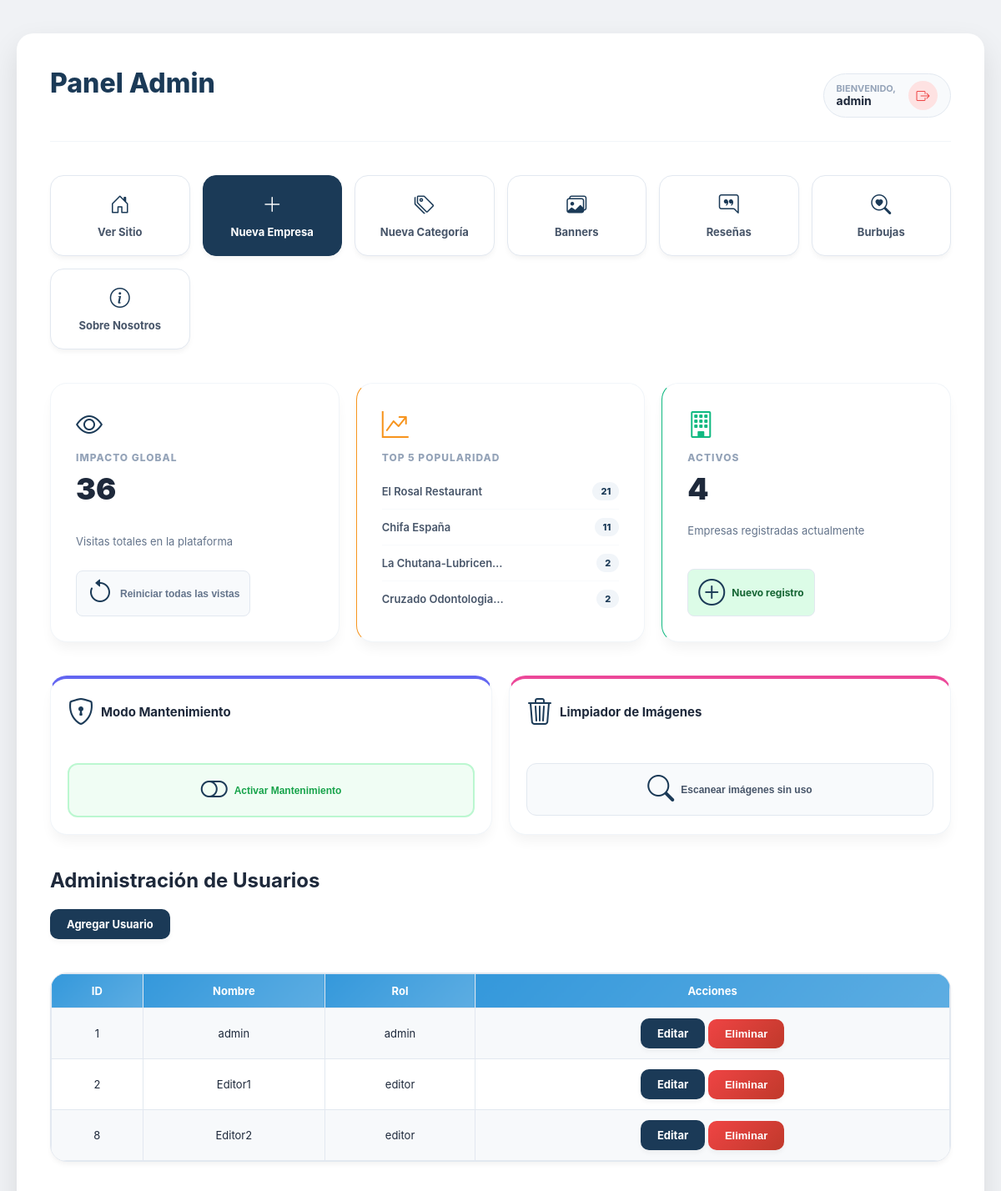
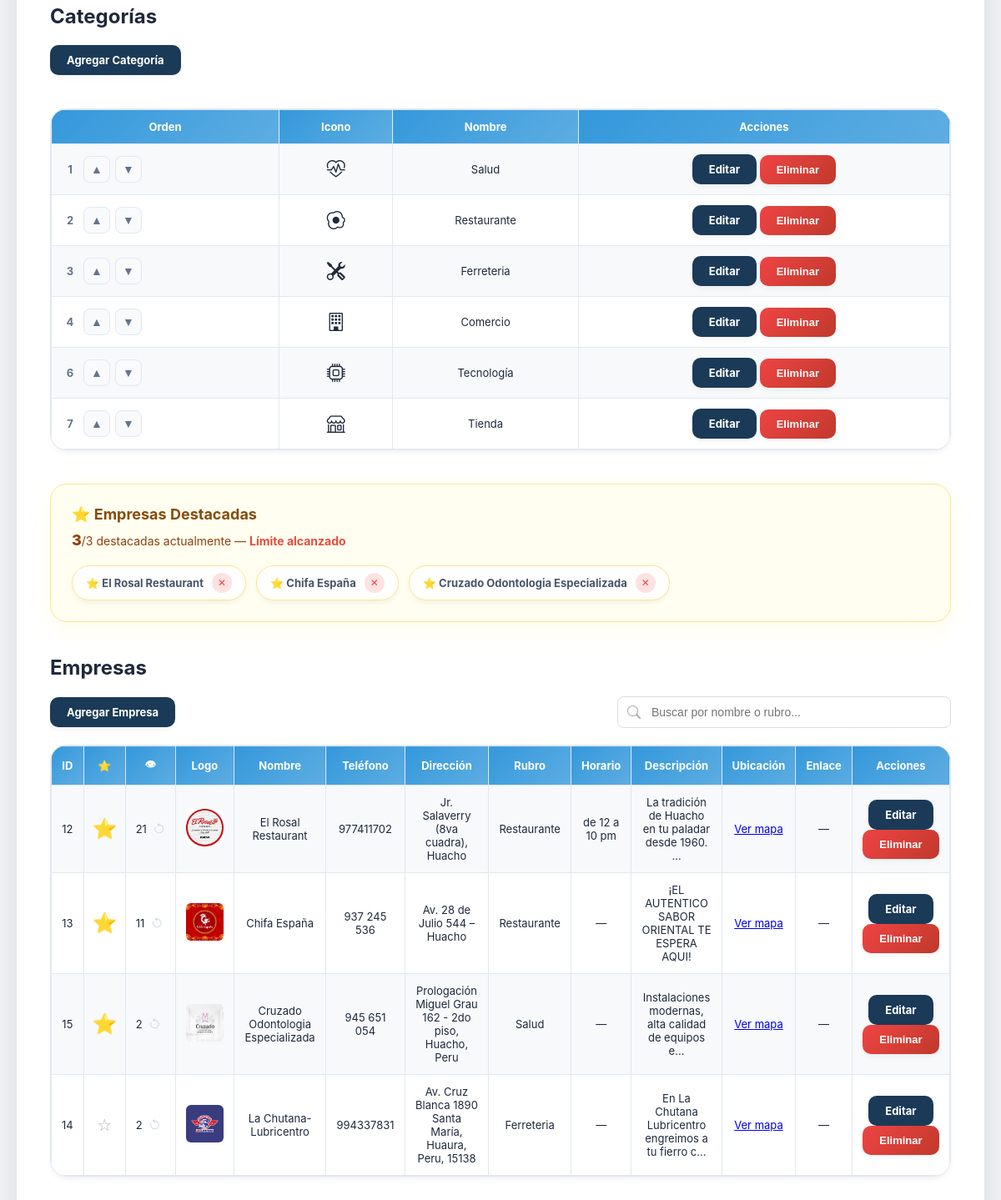
Page /login/admin.php (signed in) on the earlier database version (2 pictures, top to bottom).
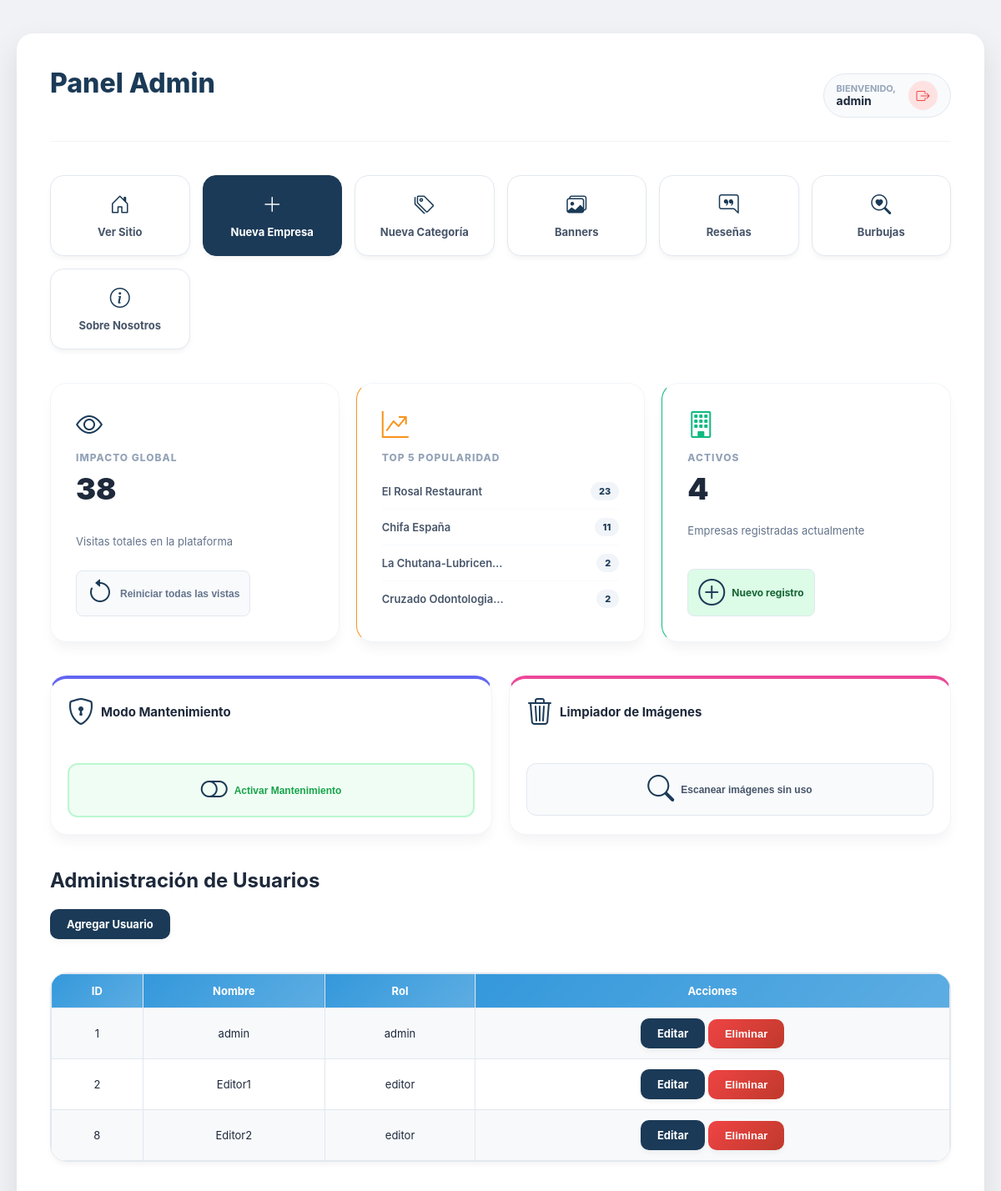
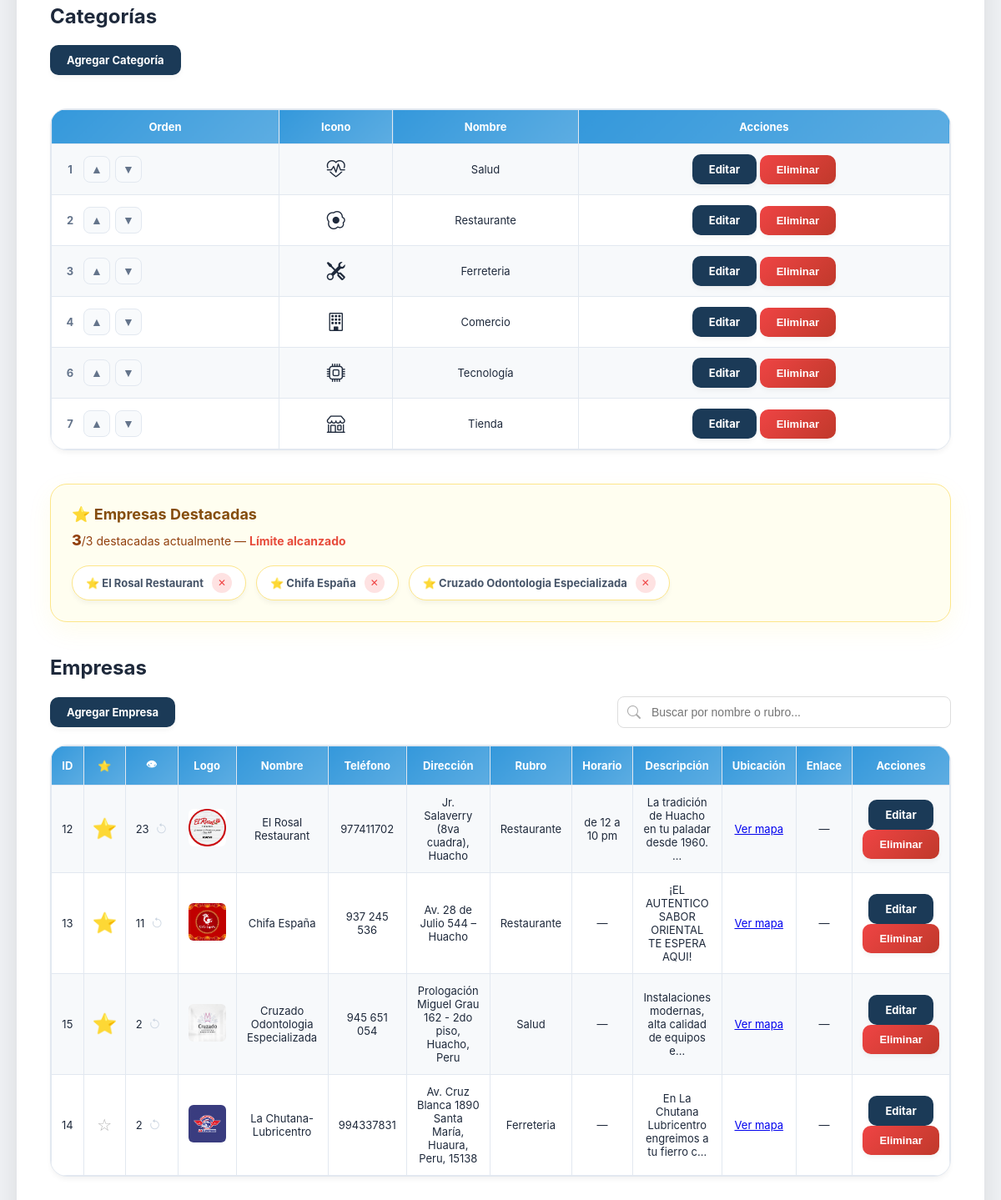
Same page on the later database version (2 pictures, top to bottom).
### tables this page shows
CREATE TABLE `empresas` (
  `id_empresa` int(11) NOT NULL,
  `logo` varchar(255) DEFAULT NULL,
  `nombre` varchar(150) NOT NULL,
  `slug` varchar(255) DEFAULT NULL,
  `email` varchar(100) DEFAULT NULL,
  `telefono` varchar(20) DEFAULT NULL,
  `direccion` varchar(200) DEFAULT NULL,
  `id_categoria` int(11) DEFAULT NULL,
  `fecha_registro` timestamp NOT NULL DEFAULT current_timestamp(),
  `horario` varchar(100) DEFAULT NULL,
  `descripcion` text DEFAULT NULL,
  `ubicacion_link` varchar(500) DEFAULT NULL,
  `link_empresa` varchar(255) DEFAULT NULL,
  `vistas` int(11) DEFAULT 0,
  `destacada` tinyint(1) DEFAULT 0,
  `facebook` varchar(255) DEFAULT NULL,
  `clics_whatsapp` int(11) DEFAULT 0
);

CREATE TABLE `categorias` (
  `id_categoria` int(11) NOT NULL,
  `nombre` varchar(100) NOT NULL,
  `slug` varchar(255) DEFAULT NULL,
  `descripcion` text DEFAULT NULL,
  `icono` varchar(50) DEFAULT 'bi-briefcase',
  `orden` int(11) NOT NULL DEFAULT 0
);

### login/admin.php (the view, shortened to what the changed rows need)
<?php
include '../db.php';
$rol = $_SESSION['rol'];
?>
<!DOCTYPE html>
<html lang="es">
<head>
    <link rel="stylesheet"
        href="<?= APP_URL ?>/assets/css/login.css?v=<?= filemtime(__DIR__ . '/../assets/css/login.css') ?>">
    <link rel="stylesheet" href="https://cdn.jsdelivr.net/npm/bootstrap-icons@1.11.3/font/bootstrap-icons.min.css">
</head>
<body>
    <div class="panel-container">
        <section class="panel">
            <div class="panel-header-flex">
                <h1 class="panel-title">Panel <?= ucfirst($rol) ?></h1>
            </div>
            <?php
            $stmt_stats = $conexion->prepare("SELECT SUM(vistas) as total, COUNT(*) as empresas FROM empresas");
            $stmt_stats->execute();
            $stats_global = $stmt_stats->get_result()->fetch_assoc();
            $total_visitas = $stats_global['total'] ?? 0;
            $stmt_top5 = $conexion->prepare("SELECT nombre, vistas FROM empresas ORDER BY vistas DESC LIMIT 5");
            $stmt_top5->execute();
            $top5 = $stmt_top5->get_result();
            ?>
            <div class="stats-dashboard">
                <div class="stat-box">
                    <i class="bi bi-eye"></i>
                    <span class="stat-title">Impacto Global</span>
                    <span class="stat-value"><?= number_format($total_visitas) ?></span>
                    <span class="stat-footer">Visitas totales en la plataforma</span>
                    <button onclick="customConfirm('¿Reiniciar TODAS las vistas a cero?', () => reiniciarVistas())"
                        class="btn-reiniciar-vistas">
                        <i class="bi bi-arrow-counterclockwise"></i> Reiniciar todas las vistas
                    </button>
                </div>
                <div class="stat-box" style="border-left-color: #f7941d;">
                    <ul class="top5-list">
                        <?php if ($top5 && $top5->num_rows > 0): ?>
                            <?php while ($t = $top5->fetch_assoc()): ?>
                                <li class="top5-item">
                                    <span
                                        class="top5-name"><?= htmlspecialchars(mb_strimwidth($t['nombre'], 0, 20, '…')) ?></span>
                                    <span class="top5-views"><?= $t['vistas'] ?></span>
                                </li>
                            <?php endwhile; ?>
                        <?php else: ?>
                            <li class="top5-item">No hay datos suficientes</li>
                        <?php endif; ?>
                    </ul>
                </div>
            </div>
            <h2>Administración de Usuarios</h2><br>
            <br><br>
            <div class="table-wrap">
                <table>
                    <tr>
                        <th>ID</th>
                        <th>Nombre</th>
                        <th>Rol</th>
                        <th>Acciones</th>
                    </tr>
                </table>
            </div>
            <br><br>
            <h2>Categorías</h2><br>
            <br><br>
            <div class="table-wrap">
                <table>
                    <tr>
                        <th>Orden</th>
                        <th>Icono</th>
                        <th>Nombre</th>
                        <th>Acciones</th>
                    </tr>
                </table>
            </div>
            <br><br>
            <?php
            $stmt_dest = $conexion->prepare("SELECT id_empresa, nombre FROM empresas WHERE destacada=1");
            $stmt_dest->execute();
            $res_dest = $stmt_dest->get_result();
            $total_dest = $res_dest->num_rows;
            ?>
            <div class="destacadas-section">
                <?php if ($total_dest > 0): ?>
                    <div class="destacadas-lista">
                        <?php while ($d = $res_dest->fetch_assoc()): ?>
                            <div class="destacada-chip" id="chip-<?= $d['id_empresa'] ?>">
                                ⭐ <?= htmlspecialchars($d['nombre']) ?>
                                <button onclick="toggleDestacada(<?= $d['id_empresa'] ?>, 'quitar')" title="Quitar">✕</button>
                            </div>
                        <?php endwhile; ?>
                    </div>
                <?php else: ?>
                    <p style="color:#aaa;font-size:13px;">No hay empresas destacadas. Haz clic en ☆ en la tabla para
                        destacar una.</p>
                <?php endif; ?>
            </div>
            <h2>Empresas</h2><br>
            <div class="table-wrap">
                <table>
                    <tr>
                        <th>ID</th>
                        <th>⭐</th>
                        <th>👁</th>
                        <th>Logo</th>
                        <th>Nombre</th>
                        <th>Teléfono</th>
                        <th>Dirección</th>
                        <th>Rubro</th>
                        <th>Horario</th>
                        <th>Descripción</th>
                        <th>Ubicación</th>
                        <th>Enlace</th>
                        <th>Acciones</th>
                    </tr>
                    <?php
                    $stmt_emp = $conexion->prepare("
                        SELECT e.id_empresa, e.logo, e.nombre, e.telefono, e.direccion,
                               e.descripcion, e.horario, e.ubicacion_link, e.link_empresa,
                               e.destacada, e.vistas, c.nombre AS categoria
                        FROM empresas e
                        JOIN categorias c ON e.id_categoria = c.id_categoria
                        ORDER BY e.destacada DESC, e.vistas DESC
                    ");
                    $stmt_emp->execute();
                    $res = $stmt_emp->get_result();
                    while ($fila = $res->fetch_assoc()):
                        ?>
                        <tr id="fila-<?= $fila['id_empresa'] ?>">
                            <td data-label="ID"><?= $fila['id_empresa'] ?></td>
                            <td data-label="Destacada">
                                <button class="btn-estrella <?= $fila['destacada'] ? 'activa' : '' ?>"
                                    onclick="toggleDestacada(<?= $fila['id_empresa'] ?>, '<?= $fila['destacada'] ? 'quitar' : 'destacar' ?>')"
                                    title="<?= $fila['destacada'] ? 'Quitar destacada' : 'Destacar' ?>">
                                    <?= $fila['destacada'] ? '⭐' : '☆' ?>
                                </button>
                            </td>
                            <td data-label="Vistas">
                                <div style="display:flex; align-items:center; gap:8px;">
                                    <?= number_format($fila['vistas']) ?>
                                    <button
                                        onclick="customConfirm('¿Reiniciar vistas de esta empresa?', () => reiniciarVistas(<?= $fila['id_empresa'] ?>))"
                                        style="font-size:14px; color:#cbd5e1; text-decoration:none; background:none; border:none; cursor:pointer; padding:0;"
                                        title="Reiniciar">
                                        <i class="bi bi-arrow-counterclockwise"></i>
                                    </button>
                                </div>
                            </td>
                            <td data-label="Logo">
                                <?php if (!empty($fila['logo'])): ?>
                                    <img src="<?= APP_URL ?>/assets/img/<?= htmlspecialchars($fila['logo']) ?>"
                                        style="width:45px;height:45px;object-fit:cover;border-radius:6px;">
                                <?php else: ?>—<?php endif; ?>
                            </td>
                            <td data-label="Nombre"><?= htmlspecialchars($fila['nombre']) ?></td>
                            <td data-label="Teléfono"><?= htmlspecialchars($fila['telefono'] ?? '—') ?></td>
                            <td data-label="Dirección"><?= htmlspecialchars($fila['direccion'] ?? '—') ?></td>
                            <td data-label="Rubro"><?= htmlspecialchars($fila['categoria']) ?></td>
                            <td data-label="Horario">
                                <?= !empty($fila['horario']) ? htmlspecialchars($fila['horario']) : '—' ?>
                            </td>
                            <td data-label="Descripción">
                                <?= !empty($fila['descripcion']) ? htmlspecialchars(mb_strimwidth($fila['descripcion'], 0, 50, '…')) : '—' ?>
                            </td>
                            <td data-label="Mapa">
                                <?php if (!empty($fila['ubicacion_link'])): ?>
                                    <a href="<?= htmlspecialchars($fila['ubicacion_link']) ?>" target="_blank">Ver mapa</a>
                                <?php else: ?>—<?php endif; ?>
                            </td>
                            <td data-label="Web">
                                <?php if (!empty($fila['link_empresa'])): ?>
                                    <a href="<?= htmlspecialchars($fila['link_empresa']) ?>" target="_blank">Ver página</a>
                                <?php else: ?>—<?php endif; ?>
                            </td>
                            <td data-label="Acciones">
                                <div class="acciones">
                                    <a href="editar.php?id=<?= $fila['id_empresa'] ?>" class="btn">Editar</a>
                                    <button onclick="eliminarRegistro('empresa', <?= $fila['id_empresa'] ?>, this)"
                                        class="btn btn-danger">Eliminar</button>
                                </div>
                            </td>
                        </tr>
                    <?php endwhile; ?>
                </table>
            </div>
            <br><br>
        </section>
    </div>
</body>
</html>

Differences in the rows shown:
changed empresas "El Rosal Restaurant": vistas "21" → "23"
Other differences:
$total_visitas: "36" → "38"
